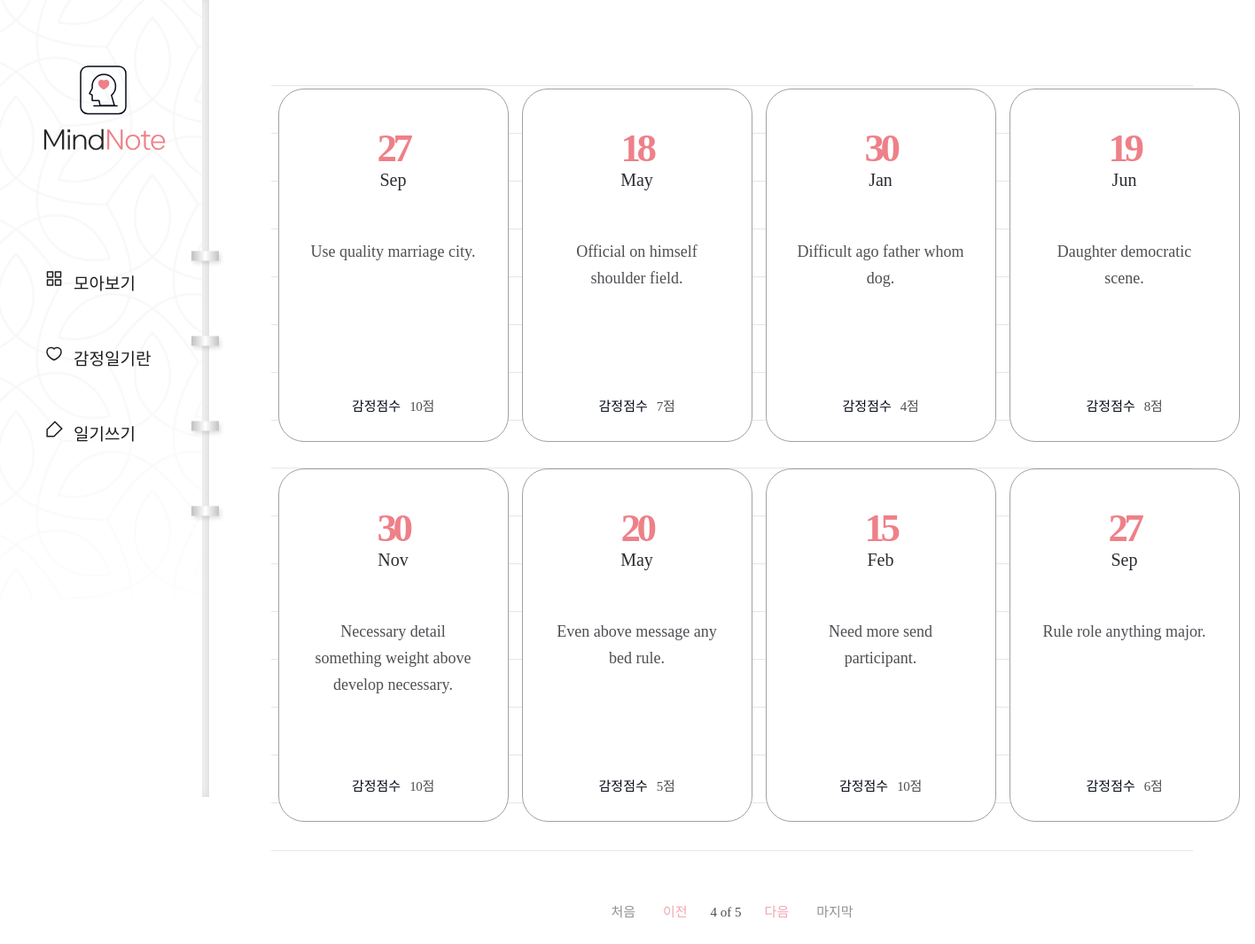
Page /diary/?page=4 on the committed database.
### diary/models.py (models this page shows, shortened)
class Page(models.Model):
    title = models.CharField(max_length=100, validators=[validate_no_hash])
    content = models.TextField(validators=[validate_no_hash])
    feeling = models.CharField(max_length=80, validators=[validate_no_hash, validate_no_numbers])
    score = models.IntegerField(validators=[validate_score])
    dt_created = models.DateField()

### diary/views.py (the view)
# urls.py: path('diary/', views.PageListView.as_view(), name='page-list'),
class PageListView(ListView):
    model = Page
    ordering = ['-dt_created']
    paginate_by = 8

### diary/templates/diary/page_list.html (shortened to what this page needs)
{% extends './base.html' %}
{% block content %}
{% if page_obj.object_list %}
    <div class="wrap-note">
        <div class="note">
            <div class="note-list">
                <ul>
                    {% for obj in page_obj.object_list %}
                    <li>
                        <a href="{% url 'page-detail' obj.id %}">
                            <div class="date">
                                <span>{{obj.dt_created|date:"d"}}</span>
                                <p>{{obj.dt_created|date:"M"}}</p>
                            </div>
                            <h2>{{obj.title}}</h2>
                            <div class="score">
                                <p>감정점수</p>
                                <span>{{obj.score}}점</span>
                            </div>
                        </a>
                    </li>
                    {% endfor %}
                </ul>
            </div>
            <div class="paging">
                {% if page_obj.has_previous %}
                    <a href="?page=1" class="first">처음</a>
                    <a href="?page={{page_obj.previous_page_number}}" class="prev">이전</a>
                {% endif %}
                <span class="page">
                    <p>{{page_obj.number}} of {{page_obj.paginator.num_pages}}</p>
                </span>
                {% if page_obj.has_next %}
                    <a href="?page={{page_obj.next_page_number}}" class="next">다음</a>
                    <a href="?page={{page_obj.paginator.num_pages}}" class="last">마지막</a>
                {% endif %}
            </div>
        </div>
    </div>
{% endif %}
{% endblock content %}

### diary/static/diary/css/styles.css (style rules this page uses)
h1,h2,h3,p,a,ul,li { margin: 0; padding: 0; font-family: 'NanumSquare'; list-style: none; text-decoration: none; outline: none; }
html { position: relative; min-height: 100%; margin: 0; }
body { margin: 0; padding: 0; -webkit-font-smoothing: antialiased; -moz-osx-font-smoothing: auto; }
.wrap-note .note { padding-left: 236px; padding-top: 50px; padding-bottom: 200px; }
.note-list { margin: 0 70px; padding-top: 50px; background: url(../image/note-bg.svg) repeat-x center/1535px 974px; }
.note-list ul { overflow: hidden; width: 1100px; margin: 0 auto; padding-bottom: 50px; }
.note-list ul li { float: left; width: 25%; padding-bottom: 30px; }
.note-list ul li a { display: block; width: 258px; height: 397px; margin: 0 auto; background: #fff; border: solid 1px #a3a0a0; border-radius: 29px; }
.note-list ul li a .date { margin-top: 40px; margin-bottom: 55px; text-align: center; }
.note-list ul li a .date p { display: inline-block; font-family: 'NanumSquare'; color: #2b2d32; font-size: 20px; text-align: center; text-transform: capitalize; line-height: 1; }
.note-list ul li a .date span { display: block; font-family: 'NanumSquare'; color: #ee8088; font-weight: 700; font-size: 45px; letter-spacing: -4.47px; }
.note-list ul li a h2 { width: 196px; height: 150px; margin: 0 auto; font-family: 'NanumBarunpen'; color: #4e4f53; font-weight: normal; font-size: 18px; line-height: 1.67; text-align: center; }
.note-list ul li a .score { margin-top: 28px; text-align: center; }
.note-list ul li a .score p { display: inline-block; font-family: 'NanumSquare'; color: #060b18; font-size: 15px; }
.note-list ul li a .score span { padding-left: 6px; font-family: 'NanumBarunpen'; color: #4e4f53; font-size: 15px; letter-spacing: -0.29px; }
.paging { margin-top: 10px; text-align: center; }
.paging a { display: inline-block; font-family: 'NanumSquare'; font-size: 15px; }
.paging .first,.paging .last { color: #929191; }
.paging .first { margin-right: 27px; }
.paging .last { margin-left: 27px; }
.paging .prev,.paging .next { color: #f2a6ac; }
.paging span { display: inline-block; }
.paging span p { margin: 0 22px; font-family: 'NanumSquare'; color: #4e4f53; font-size: 15px; }

### rows in the picture
Page: dt_created "27", dt_created "Sep", title "Use quality marriage city.", score "10"
Page: dt_created "18", dt_created "May", title "Official on himself shoulder field.", score "7"
Page: dt_created "30", dt_created "Jan", title "Difficult ago father whom dog.", score "4"
Page: dt_created "19", dt_created "Jun", title "Daughter democratic scene.", score "8"
Page: dt_created "30", dt_created "Nov", title "Necessary detail something weight above develop necessary.", score "10"
Page: dt_created "20", dt_created "May", title "Even above message any bed rule.", score "5"
Page: dt_created "15", dt_created "Feb", title "Need more send participant.", score "10"
Page: dt_created "27", dt_created "Sep", title "Rule role anything major.", score "6"

### other values in the picture
{{ page_obj.number }} "4"
{{ page_obj.paginator.num_pages }} "5"
